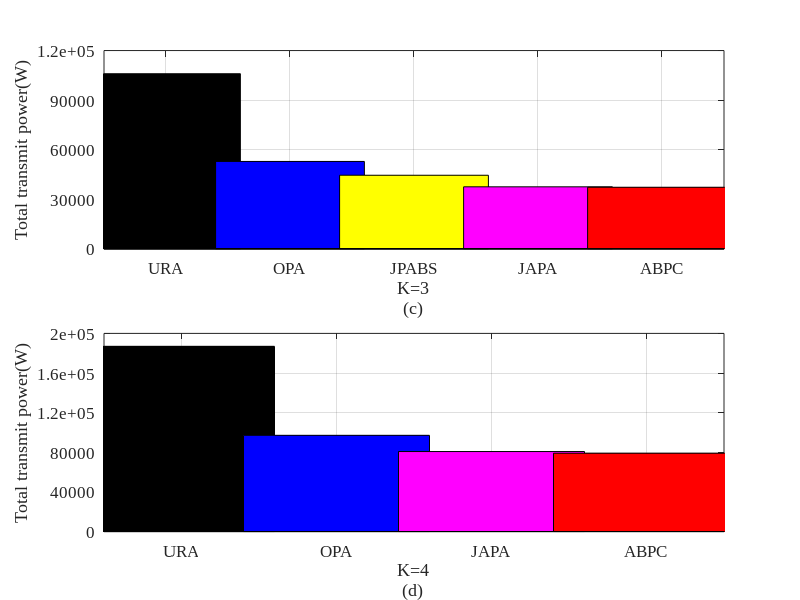

Reproduce this figure in MATLAB.
% Sample program
% The specific values can be adjusted according to the actual results

clc;
clear;
% [x y width height]
figure('visible','on','position',[350,200,800,600]);
subplot(2,1,1);
% data
Y = [105985,52848.6025,44481.7894,37486,37214];
color = [0 0 0;0 0 1;1 1 0;1 0 1;1 0 0];  
hold on
               
for i = 1:5
    b = bar(i,Y(i),0.6,'stacked');  
    set(b(1),'facecolor',color(i,:))
end
box on
grid on
axis([0.5 5.5 0 120000])
set(gca,'ytick',0:30000:120000)
set(gca,'XTick',[1 2 3 4 5]);
set(gca,'FontSize',12,'Fontname', 'Times New Roman');
set(gca,'XTickLabel',{'URA','OPA','JPABS','JAPA','ABPC'},'FontSize',12);
xlabel({'K=3','(c)'})
ylabel('Total transmit power(W)');
subplot(2,1,2);
Y = [186955,97125.2582,80756.4179,79048];
color = [0 0 0;0 0 1;1 0 1;1 0 0];  
hold on
             
for i = 1:4
    b = bar(i,Y(i),0.6,'stacked');  
    set(b(1),'facecolor',color(i,:))
end
box on
grid on
axis([0.5 4.5 0 200000])
set(gca,'ytick',0:40000:200000)
set(gca,'XTick',[1 2 3 4]);
set(gca,'FontSize',12,'Fontname', 'Times New Roman');
set(gca,'XTickLabel',{'URA','OPA','JAPA','ABPC'},'FontSize',12);
xlabel({'K=4','(d)'})
ylabel('Total transmit power(W)');
